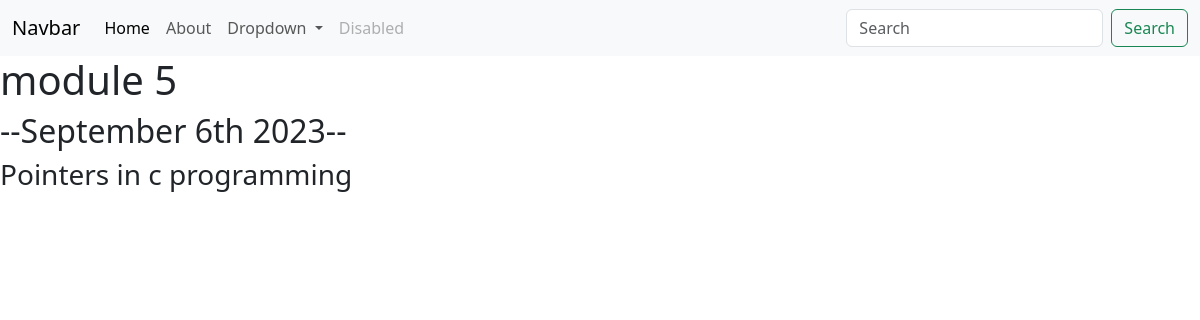
/blog/5/, run on the app's committed database.
### blog/models.py (models this page shows)
class Blog(models.Model):
    title=models.CharField(max_length=200)
    description=models.TextField()
    date=models.DateField()

### blog/views.py (the view)
# urls.py: path('<int:blog_id>/',views.detail, name='detail'),
def detail(request,blog_id):
    blog =get_object_or_404(Blog, pk=blog_id)
    return render(request,'blog/detail.html',{'blog':blog})

### blog/templates/blog/detail.html
{% extends 'portfolio/base.html' %}
{% block content %}
<h1>{{ blog.title }}</h1>
<h2>--{{ blog.date|date:'F jS Y'}}--</h2>
<h3>{{ blog.description|safe}}</h3>
{% endblock %}

### data on the page
Blog: title "module 5", date "September 6th 2023", description "Pointers in c programming"
